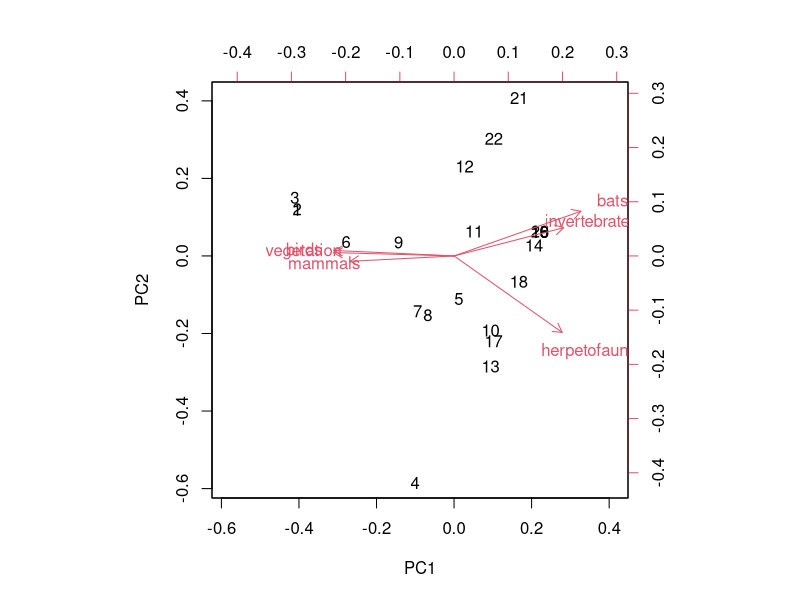
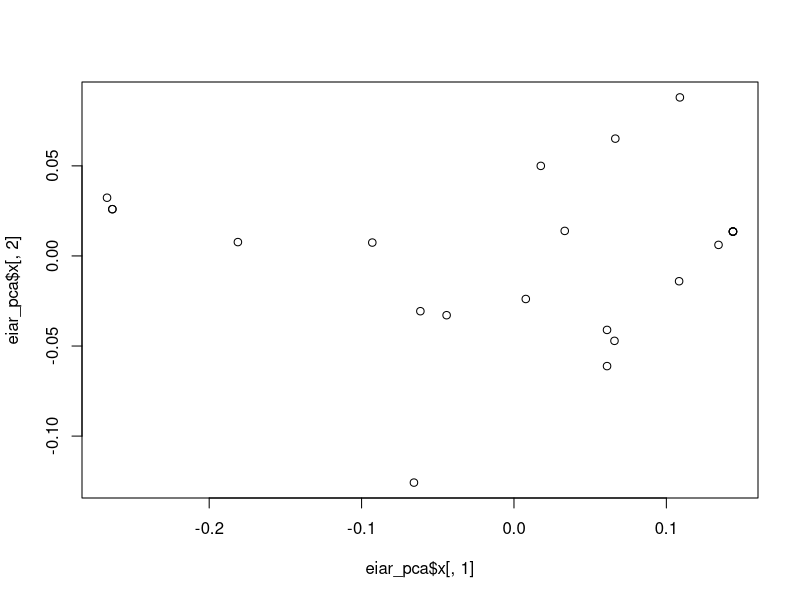
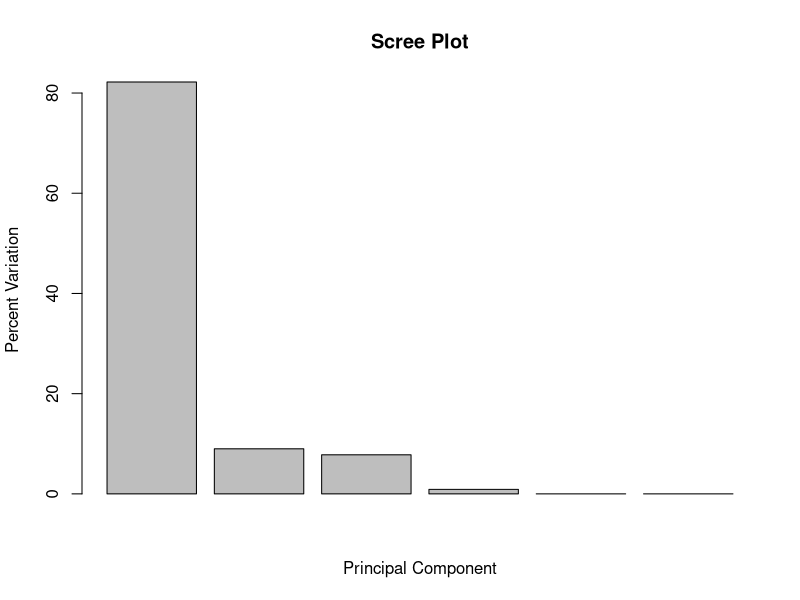
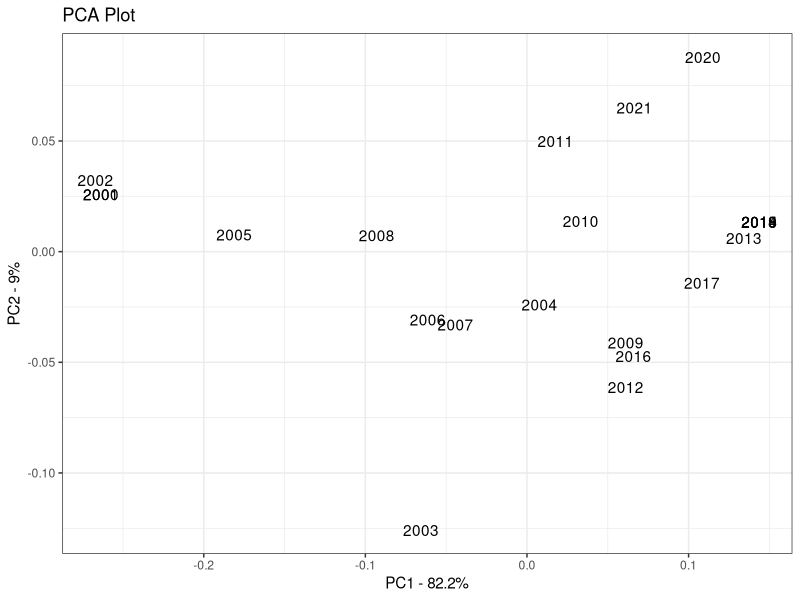
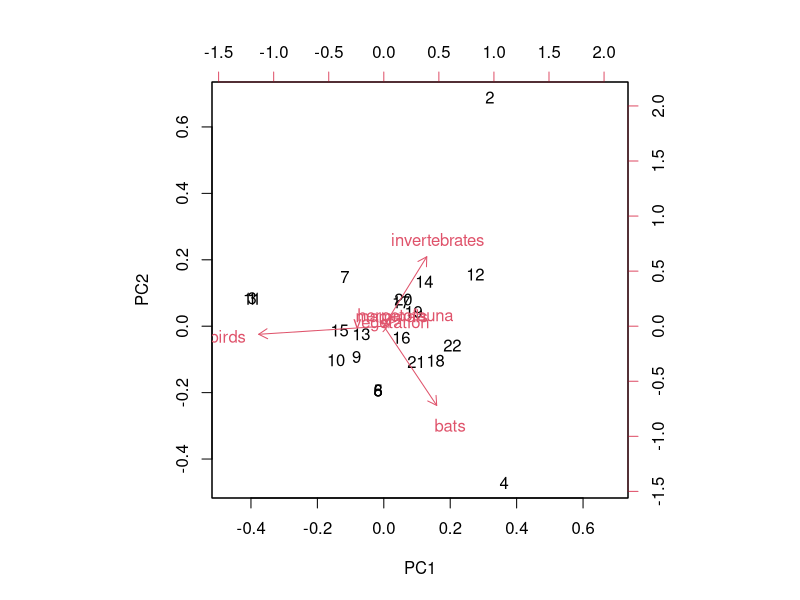
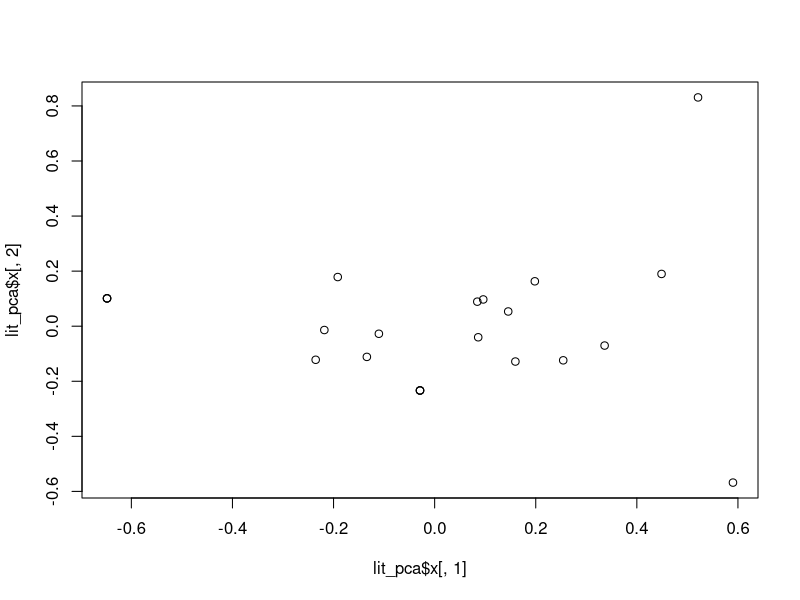
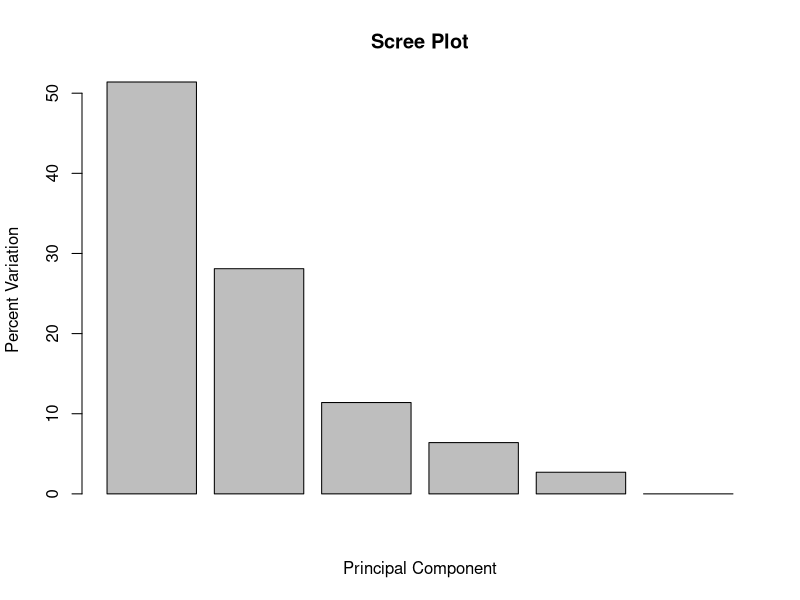
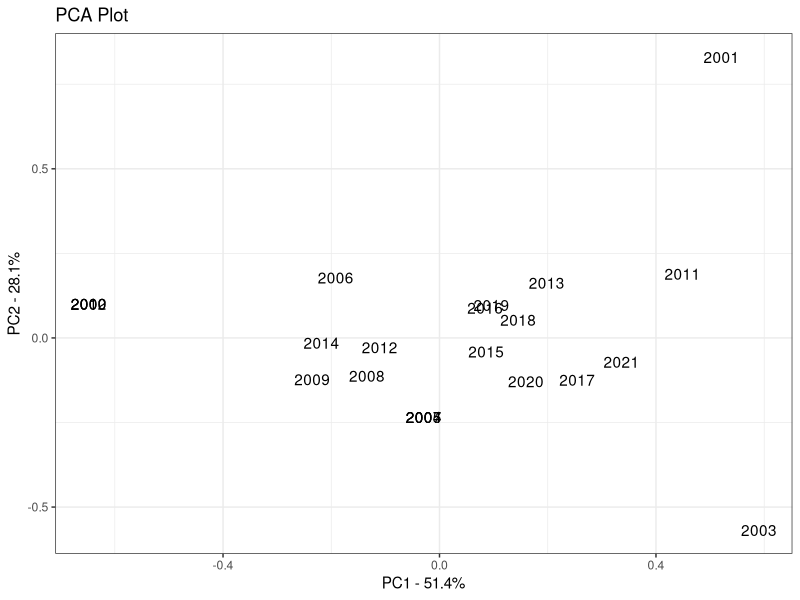

Write R code to recreate these figures, in order.
#Principal Component Analysis of Review Data
#Need to perform a PCA of both Literature data and EIAR data seperately
#Then measure the Euclidean distance between the points to see how similar/dissimilar they are
#v4
#1 - Set up & Load Packages
getwd()
library(ggplot2)
library(dplyr)
library(vegan)
library(stats)
library(gridExtra)

# EIAR PCA #

eiar_data <- read.csv("eiar_matrix_v2.csv")

#PCA using prcomp()
#we don't scale data because it is proportion data -> scaling would be inappropriate
eiar_pca <- prcomp(eiar_data[, -1])
summary(eiar_pca)
print(eiar_pca)
biplot(eiar_pca)

#plot pc1 & pc2 
plot(eiar_pca$x[,1], eiar_pca$x[,2])

#make a scree plot
eiar_pca_var <- eiar_pca$sdev^2
eiar_pca_var_per <- round(eiar_pca_var/sum(eiar_pca_var)*100, 1)

barplot(eiar_pca_var_per, main = "Scree Plot", xlab = "Principal Component", ylab = "Percent Variation")

# plot the PCA
eiar_scores <- as.data.frame(eiar_pca$x[,1:2])
colnames(eiar_scores) <- c("PC1", "PC2")

eiar_plot <- data.frame(PC1 = eiar_scores$PC1,
                        PC2 = eiar_scores$PC2,
                        Year = eiar_data$year)

ggplot(data= eiar_plot, aes(x = PC1, y = PC2, label = Year)) +
  geom_text() +
  xlab(paste("PC1 - ", eiar_pca_var_per[1], "%", sep = "")) +
  ylab(paste("PC2 - ", eiar_pca_var_per[2], "%", sep = "")) +
  theme_bw() +
  ggtitle("PCA Plot")

# LIT PCA #
# read in the data
lit_data <- read.csv("literature_matrix_v3.csv")

#PCA using prcomp()
lit_pca <- prcomp(lit_data[, -1])
summary(lit_pca)
print(lit_pca)
biplot(lit_pca)

#plot pc1 and pc2
plot(lit_pca$x[,1], lit_pca$x[,2])

#make a scree plot
lit_pca_var <- lit_pca$sdev^2
lit_pca_var_per <- round(lit_pca_var/sum(lit_pca_var)*100,1)

barplot(lit_pca_var_per, main = "Scree Plot", xlab = "Principal Component", ylab = "Percent Variation" )

#plot the pca
lit_scores <-as.data.frame(lit_pca$x[,1:2])
colnames(lit_scores) <- c("PC1", "PC2")

lit_plot <- data.frame(PC1 = lit_scores$PC1,
                       PC2 = lit_scores$PC2,
                       Year = lit_data$year)

ggplot(data= lit_plot, aes(x = PC1, y = PC2, label = Year)) +
  geom_text() +
  xlab(paste("PC1 - ", lit_pca_var_per[1], "%", sep = "")) +
  ylab(paste("PC2 - ", lit_pca_var_per[2], "%", sep = "")) +
  theme_bw() +
  ggtitle("PCA Plot")

#the top three pcas make up almost 86% of the data - so going to add the third PC to the plot
lit_scores_3pc <-as.data.frame(lit_pca$x[,1:3])
colnames(lit_scores_3pc) <- c("PC1", "PC2", "PC3")

lit_plot_3pc <- data.frame(PC1 = lit_scores_3pc$PC1,
                           PC2 = lit_scores_3pc$PC2,
                           PC3 = lit_scores_3pc$PC3,
                           Year = lit_data$year)

ggplot(data= lit_plot_3pc, aes(x = PC1, y = PC2, label = Year)) +
  geom_text() +
  xlab(paste("PC1 - ", eiar_pca_var_per[1], "%", sep = "")) +
  ylab(paste("PC2 - ", eiar_pca_var_per[2], "%", sep = "")) +
  theme_bw() +
  ggtitle("PCA Plot")

#Calculate Euclidean distance between the two PCAs for EIARs & Lit
eiar_points <- eiar_pca$x
lit_points <- lit_pca$x

euclidean_distances <- sqrt(rowSums((lit_scores-eiar_scores))^2)

euclidean_distances_years <- data.frame(Distance = euclidean_distances,
                                        Year = eiar_data$year)

#visualise the data:
distance_data <- data.frame(
  Distance = euclidean_distances,
  Year = eiar_data$year)

ggplot(data = distance_data, aes(x = Year, y = Distance, label = Year)) +
  geom_text() +
  xlab("Year") +
  ylab("Euclidean Distance") +
  ggtitle("Euclidean Distance")

ggplot(data = distance_data, aes(x = Year, y = Distance, label = Year)) +
  geom_point() +
  geom_smooth(method = "lm", se = FALSE) +
  xlab("Year") +
  ylab("Euclidean Distance") +
  ggtitle("Euclidean Distance")

#run a linear regression model to assess whether there is a significant linear trend in the Euclidean distances over time

m1 <- lm(Distance ~ Year, data = distance_data)
summary(m1)

#plotting euclidean distances
ggplot(data = distance_data, aes(x = Year, y = Distance)) +
  geom_line(alpha =1, size = 1, color = "#636363") +
  geom_point(size = 2) +
  xlab("Year") +
  ylab("Euclidean Distance") +
  ggtitle("Euclidean Distance") 

ggplot(data = distance_data, aes(x = Year, y = Distance)) +
  geom_point() +
  geom_smooth(method = "lm", formula = y ~ poly(x, 2), se = FALSE, color = "#636363") +
  xlab("Year") +
  ylab("Euclidean Distance") +
  ggtitle("Euclidean Distance")

ggplot(data = distance_data, aes(x = Year, y = Distance, label = Year)) +
  geom_text() +
  xlab("Year") +
  ylab("Euclidean Distance") +
  ggtitle("Euclidean Distance") 

ed_plot <- ggplot(data = distance_data, aes(x = Year, y = Distance)) +
  geom_point(size = 2) +
  xlab("Year") +
  ylab("Euclidean Distance") +
  theme_bw() +
  ggtitle("Euclidean Distance") 

#ggsave("euclidean_distance_scatterplot.png", plot = ed_plot, dpi = 1000)

bar_plot <- ggplot(data = distance_data, aes(x = Year, y = Distance)) +
  geom_bar(stat = "identity") +
  xlab("Year") +
  ylab("Euclidean Distance") +
  theme_bw() +
  ggtitle("Euclidean Distance")

smooth_ed_plot <- ggplot(data = distance_data, aes(x = Year, y = Distance)) +
  geom_smooth(color = "#39393A", fill = "#A6A8AD") +
  geom_point(size = 2) +
  labs(x = "Year",
       y = "Euclidean Distance") +
  theme_light() +
  theme(axis.text.x = element_text(size = 14, hjust = 1, color = "black"),
        axis.text.y = element_text(size = 14, color = "black"),
        axis.title = element_text(size = 16, color = "black"),   
        axis.line = element_line(color = "black"),   
        plot.title = element_text(size = 16, face = "bold", color = "black")) +
  ggtitle("(a)")

#ggsave("smooth_ed_plot.png", plot = smooth_ed_plot, dpi = 1000)


